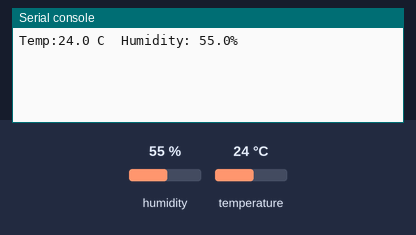
This program was run on a simulated CircuitPython board. Shown: the last lines printed to the serial console. Inputs (shaded band) come from the test bench; at power-on: humidity 55 %, temperature 24 °C.

Above: at 1.2 s.
1.3 s: humidity set to 22 %
At 2.9 s:
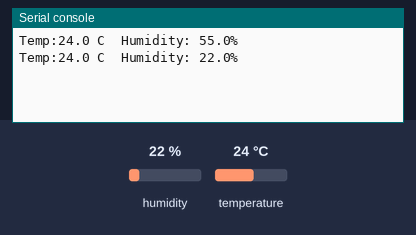
4.3 s: temperature set to 12 °C
At 5.3 s:
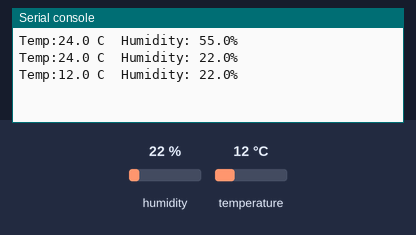
7.3 s: humidity set to 40 %
At 10.1 s:
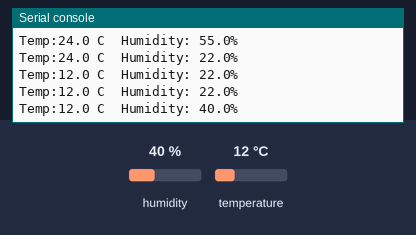
Timing chart, 0 to 11.6 s (numbered marks = the images above; inputs shaded):
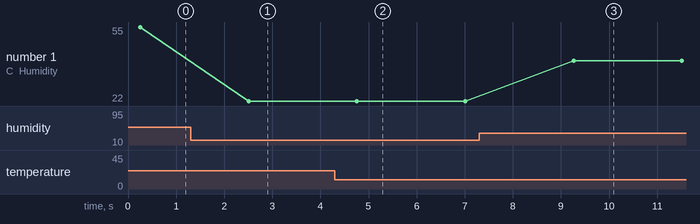

Measured:
- after the input at 1.3 s, the serial console: prints a new line after 1.2 s (image 1)
- after the input at 4.3 s, the serial console: prints a new line after 0.46 s (image 2)
- after the input at 7.3 s, the serial console: prints a new line after 2.0 s (image 3)
- plotted number 1: 55 → 22 after the input at 1.3 s, 22 → 40 after the input at 7.3 s

The program:

dht22.py
```python
import time
import adafruit_dht
import board

#Pin 4
dht_device = adafruit_dht.DHT22(board.D4)

while True:
    try:
        temperature = dht_device.temperature
        humidity = dht_device.humidity


        print("Temp:{:.1f} C  Humidity: {}%".format(temperature, humidity))
    except RuntimeError as err:
        print(err.args[0])

    time.sleep(2)
```
